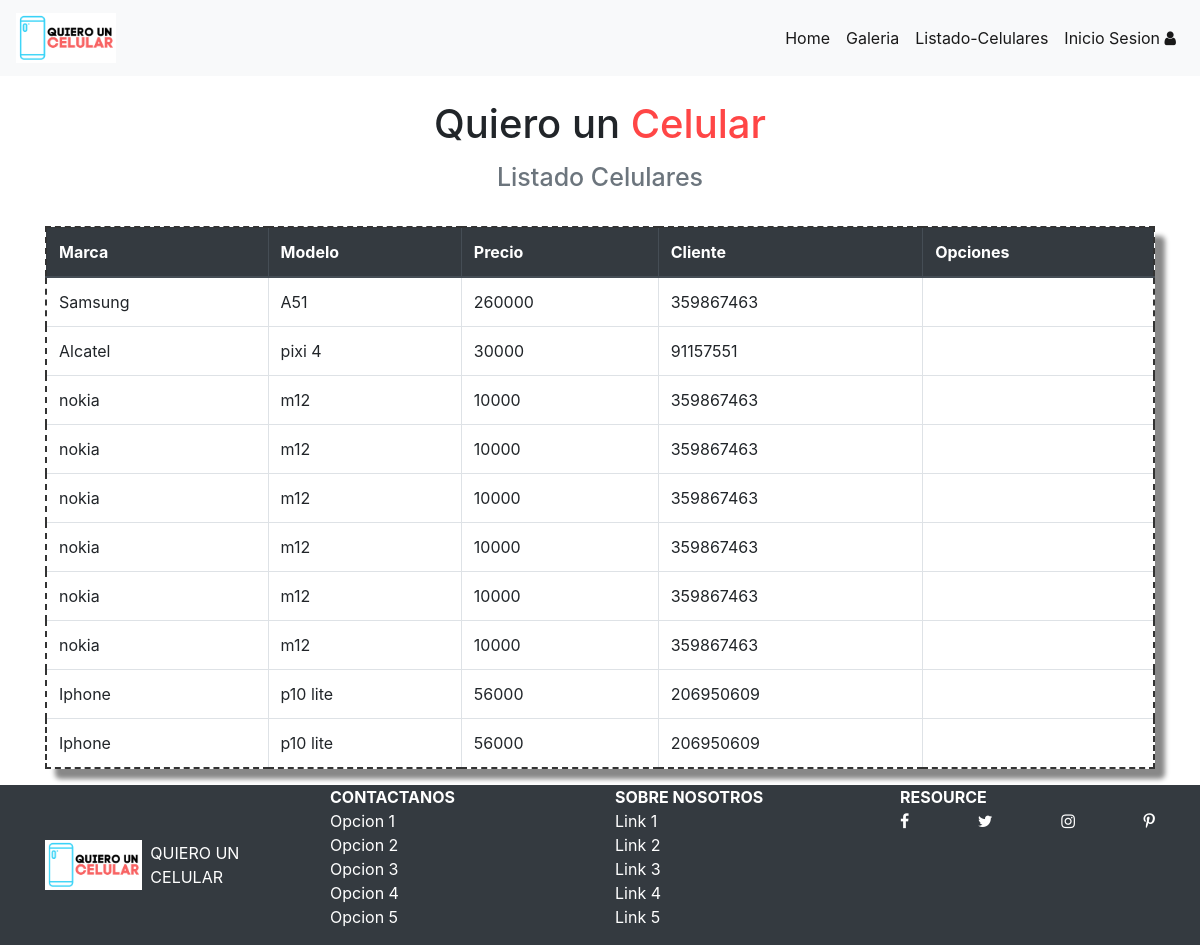
The app's page /listado-celulares/ with its own data.
### core/models.py (models this page shows, shortened)
class Celular(models.Model):
    marca = models.CharField(max_length=40)
    modelo = models.CharField(max_length=50)
    precio = models.IntegerField()
    cliente = models.ForeignKey(Cliente,on_delete=CASCADE)

class Cliente(models.Model):
    rut = models.CharField(max_length=9)
    nombre = models.CharField(max_length=80)
    sexo = models.CharField(max_length=1)
    correo = models.CharField(max_length=60)
    n_telefono = models.CharField(max_length=9)
    def __str__(self):
        return self.rut

### core/views.py (the view)
# urls.py: path('listado-celulares/',listado_celulares, name='listado_celulares'),
def listado_celulares(request):
    celulares = Celular.objects.all()
    data = {
      'celulares':celulares
    }
    return render(request, 'core/listado_celulares.html',data)

### core/templates/core/listado_celulares.html (shortened to what this page needs)
{%  extends 'core/base.html'  %}
{%  block contenido  %}
<div class="container">
    <br>
    <h1 class="text-center"> Quiero un <span class="color-celular">Celular</span> </h1>
    <h2 class="text-center"><span class="text-muted tamaño">Listado Celulares</span> </h2>
    <br>
</div>
<div class="container">
    <table  class="table table-bordered tabla" >
        <thead class="thead-dark">
            <tr>
                <th>Marca</th>
                <th>Modelo</th>
                <th>Precio</th>
                <th>Cliente</th>
                <th>Opciones</th>
            </tr>
       </thead>
        {% for c in celulares %}
            <tr>
                <td>{{ c.marca  }}</td>
                <td>{{ c.modelo }}</td>
                <td>{{ c.precio  }}</td>
                <td>{{ c.cliente  }}</td>
            <td>
            </tr>
        {% endfor  %}
    </table>
</div>
{%  endblock  %}

### core/templates/core/base.html (shortened to what this page needs)
<!doctype html>
<html lang="en">
<head>
    {% load static %}
    <link rel="stylesheet" href="https://cdn.jsdelivr.net/npm/bootstrap@4.5.3/dist/css/bootstrap.min.css"
>
    <link rel="stylesheet" href="https://stackpath.bootstrapcdn.com/font-awesome/4.7.0/css/font-awesome.min.css">
    <link rel="stylesheet" href="{% static 'core/'%}css/estilo.css">
    <link rel="stylesheet" href="{% static 'core/'%}css/jquery.fancybox.min.css"
</head>
<body>
    <nav class="navbar navbar-expand-lg navbar-light bg-light   ">
        <a class="navbar-brand display-1" href="#">
            <img src="{% static 'core/'%}img/imagen.png" alt="" width="100px" height="50px">
        </a>
        <div class="collapse navbar-collapse" id="navbar">
            <ul class="navbar-nav ml-auto ">
                <li class="nav-item active ">
                    <a class="nav-link " href="{% url 'home'  %}">Home </a>
                </li>
                <li class="nav-item active ">
                    <a class="nav-link " href="{% url 'galeria' %}">Galeria </a>
                </li>
                <li class="nav-item active ">
                    <a class="nav-link " href="{% url 'listado_celulares' %}">Listado-Celulares </a>
                </li>
                {% if user.is_authenticated  %}
                <li class="nav-item active ">
                    <a class="nav-link " href="{% url 'nuevo_celular' %}">Nuevo-Celular </a>
                </li>
                <li class="nav-item active ">
                    <a class="nav-link " href="#"> USUARIO: {{ user.username  }}</a>
                </li>
                <li class="nav-item active ">
                    <a class="nav-link " href="{% url 'logout'  %}"> Cerrar Sesion
                        <i class="fa fa-user" ></i>
                    </a>
                </li>
                {% else %}
                  <li class="nav-item active ">
                     <a class="nav-link " href="{% url 'login'  %}">Inicio Sesion
                        <i class="fa fa-user" ></i>
                     </a>
                  </li>
                {% endif %}
            </ul>
        </div>
    </nav>
    <div class="contenido">
        {% block contenido %}
        {% endblock  %}
    </div>
    <footer class="bg-dark text-white ">
        <div class="container ">
            <nav class="row">
                <a href="#" class="col-3 text-reset text-uppercase d-flex align-items-center">
                    <img src="{% static 'core/'%}img/imagen.png" alt="logo-footer" class="img-logo mr-2">
                    Quiero un Celular
                </a>
                <ul class="col-3 list-unstyled">
                    <li class="font-weight-bold text-uppercase">CONTACTANOS</li>
                    <li><a href="" class="text-reset">Opcion 1</a></li>
                    <li><a href="" class="text-reset">Opcion 2</a></li>
                    <li><a href="" class="text-reset">Opcion 3</a></li>
                    <li><a href="" class="text-reset">Opcion 4</a></li>
                    <li><a href="" class="text-reset">Opcion 5</a></li>
                </ul>
                <ul class="col-3 list-unstyled">
                    <li class="font-weight-bold text-uppercase">Sobre Nosotros</li>
                    <li><a href="" class="text-reset">Link 1</a></li>
                    <li><a href="" class="text-reset">Link 2</a></li>
                    <li><a href="" class="text-reset">Link 3</a></li>
                    <li><a href="" class="text-reset">Link 4</a></li>
                    <li><a href="" class="text-reset">Link 5</a></li>
                </ul>
                <ul class="col-3 list-unstyled">
                    <li class="font-weight-bold text-uppercase">Resource</li>
                    <li class="d-flex justify-content-between">
                        <a href="#" class="text-reset">
                            <i class="fa fa-facebook" aria-hidden="true"></i>
                        </a>
                        <a href="#" class="text-reset">
                            <i class="fa fa-twitter" aria-hidden="true"></i>
                        </a>
                        <a href="#" class="text-reset">
                            <i class="fa fa-instagram" aria-hidden="true"></i>
                        </a>
                        <a href="#" class="text-reset">
                            <i class="fa fa-pinterest-p" aria-hidden="true"></i>
                        </a>
                    </li>
                </ul>
            </nav>
        </div>
    </footer>
</body>
</html>

### core/static/core/css/estilo.css (style rules this page uses)
.img-logo { width: 100px; height: 50px; }
.tamaño { font-weight: 400px; font-size: 25px; }
.color-celular { color: #ff4646; }
.tabla { box-shadow: 10px 10px 5px #888; border: 2px dashed #333; border-radius: 5px; }

### records on screen
Celular: marca "Samsung", modelo "A51", precio "260000", cliente "359867463"
Celular: marca "Alcatel", modelo "pixi 4", precio "30000", cliente "91157551"
Celular: marca "nokia", modelo "m12", precio "10000", cliente "359867463"
Celular: marca "nokia", modelo "m12", precio "10000", cliente "359867463"
Celular: marca "nokia", modelo "m12", precio "10000", cliente "359867463"
Celular: marca "nokia", modelo "m12", precio "10000", cliente "359867463"
Celular: marca "nokia", modelo "m12", precio "10000", cliente "359867463"
Celular: marca "nokia", modelo "m12", precio "10000", cliente "359867463"
Celular: marca "Iphone", modelo "p10 lite", precio "56000", cliente "206950609"
Celular: marca "Iphone", modelo "p10 lite", precio "56000", cliente "206950609"
